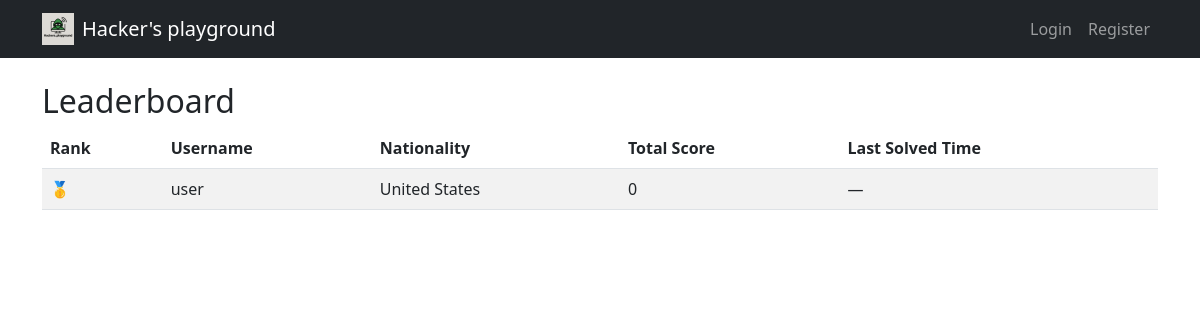
/leaderboard, run on an earlier commit of the app's database.
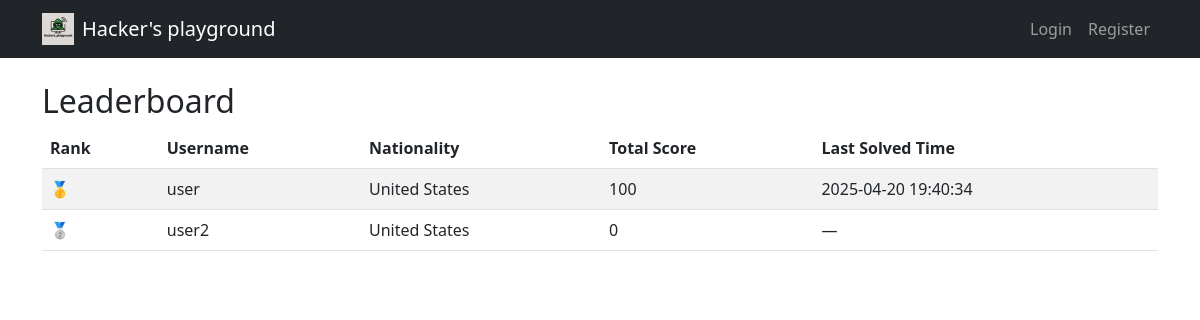
And on a later commit of the database.
### tables this page shows
CREATE TABLE users (
  id INTEGER PRIMARY KEY AUTOINCREMENT,
  username TEXT NOT NULL UNIQUE,
  password TEXT NOT NULL,
  email TEXT,
  comment TEXT,
  nationality TEXT,
  score INTEGER DEFAULT 0,
  ranking INTEGER DEFAULT 0
);

### routes/main.py (the view)
@main_routes.route('/leaderboard')
def leaderboard():
    conn = get_db()
    cur = conn.cursor()
    cur.execute("""
        SELECT u.id, u.username, u.nationality,
               SUM(c.score) AS total_score,
               MAX(s.solved_at) AS last_solved_time
        FROM users u
        LEFT JOIN solves s ON u.id = s.user_id
        LEFT JOIN challenges c ON s.challenge_id = c.id
        WHERE u.username != 'admin'
        GROUP BY u.id
        ORDER BY total_score DESC, last_solved_time ASC
        LIMIT 100
    """)
    top_users = cur.fetchall()
    for i, user in enumerate(top_users, start=1):
        cur.execute("UPDATE users SET ranking=? WHERE id=?", (i, user["id"]))
    conn.commit()
    return render_template("leaderboard/leaderboard.html", top_users=top_users)

### routes/main.py (called while the page is built)
def get_db():
    conn = sqlite3.connect('database.db')
    conn.row_factory = sqlite3.Row
    return conn

### templates/leaderboard/leaderboard.html
{% extends "base.html" %}
{% block content %}
<h2>Leaderboard</h2>
<table class="table table-striped">
  <thead>
    <tr>
      <th>Rank</th>
      <th>Username</th>
      <th>Nationality</th>
      <th>Total Score</th>
      <th>Last Solved Time</th>
    </tr>
  </thead>
  <tbody>
    {% for user in top_users %}
    <tr>
      <td>
        {% if loop.index == 1 %}
          🥇
        {% elif loop.index == 2 %}
          🥈
        {% elif loop.index == 3 %}
          🥉
        {% else %}
          {{ loop.index }}
        {% endif %}
      </td>
      <td>{{ user.username }}</td>
      <td>{{ user.nationality or 'Unknown' }}</td>
      <td>{{ user.total_score or 0 }}</td>
      <td>{{ user.last_solved_time or '—' }}</td>
    </tr>
    {% endfor %}
  </tbody>
</table>
{% endblock %}

What changed in the data, as far as the page shows it:
changed users "user": score "0" → "100"; last_solved_time "—" → "2025-04-20 19:40:34"
added users: username "user2", nationality "United States", score "0", last_solved_time "—"
